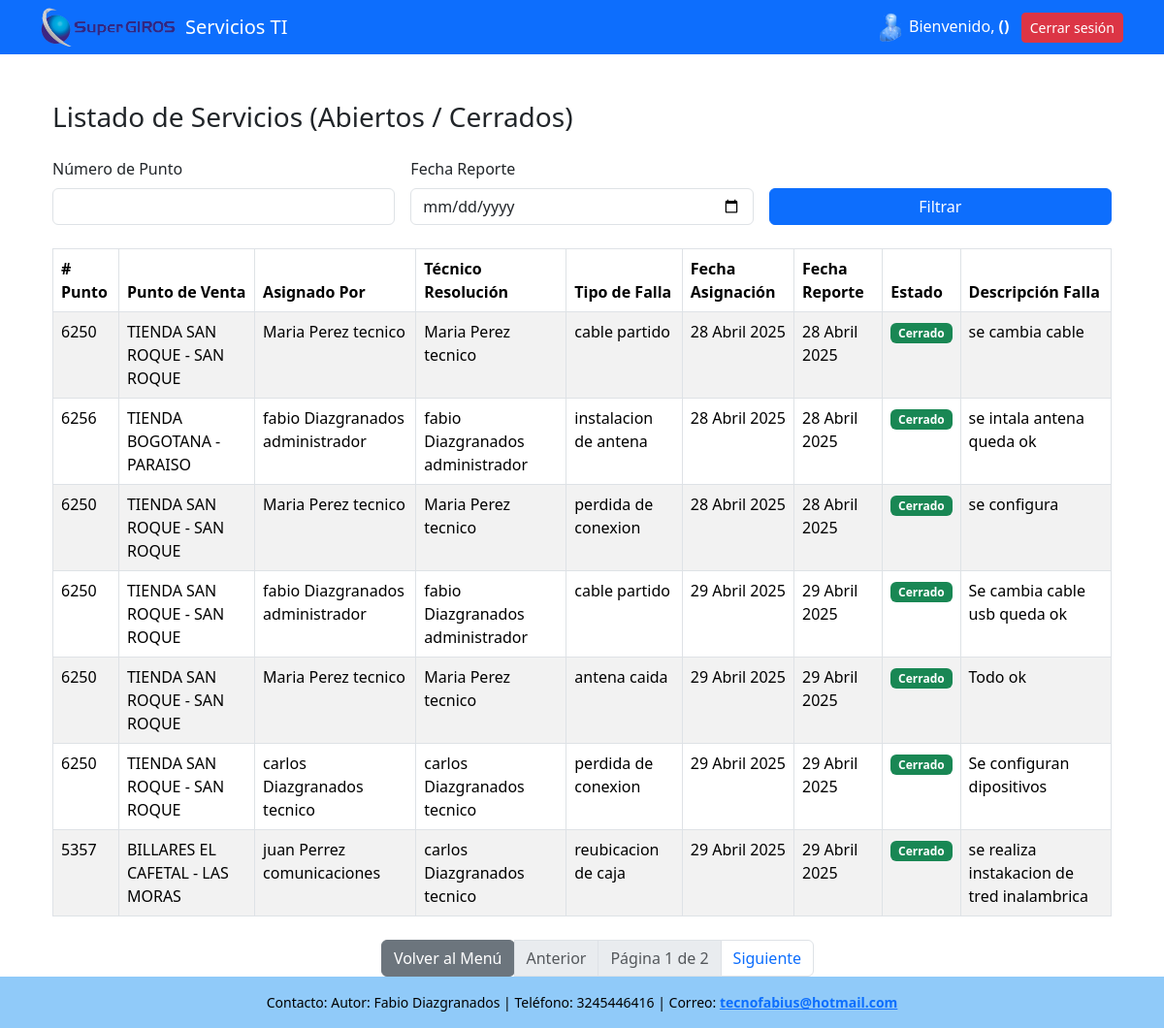
The page /servicios/ (signed in) on the database its author committed.
### servicios_ti/models.py (models this page shows, shortened)
class Usuario(models.Model):
    ROLES = [
        ('administrador', 'Administrador'),
        ('tecnico', 'Técnico'),
        ('comunicaciones', 'Comunicaciones')
    ]
    nombre_usuario= models.CharField(max_length=100)
    apellido = models.CharField(max_length=100)
    rol = models.CharField(max_length=50, choices=ROLES)
    password_usuario = models.CharField(max_length=20)
    email = models.EmailField('correo electrónico', unique=True)
    USERNAME_FIELD = 'nombre_usuario'
    REQUIRED_FIELDS = ['username', 'nombre_completo', 'rol']
    def __str__(self):
        return f"{self.nombre_usuario} {self.apellido} {self.rol}"

class PuntoVenta(models.Model):
    MODALIDAD = [
        ('local', 'Local'),
        ('compumovil', 'Compumovil'),
    ]
    numero_punto = models.PositiveIntegerField(unique=True)
    nombre = models.CharField(max_length=255)
    direccion = models.CharField(max_length=255)
    modalidad = models.CharField(max_length=25, choices=MODALIDAD)
    rango_valor = models.PositiveIntegerField()
    zona = models.ForeignKey(Zona, on_delete=models.CASCADE)  # Relación nueva con Zona

class AsignacionServicio(models.Model):
    ESTADO = [
        ('pendiente', 'Pendiente'),
        ('en_proceso', 'En Proceso'),
        ('finalizado', 'Finalizado'),
    ]
    TIPOFALLA = [
        ('cable partido', 'Cable partido'),
        ('perdida de conexion', 'Pérdida de conexión'),
        ('antena caida', 'Antena caída'),
        ('instalacion de antena', 'Instalación de antena'),
        ('reubicacion de caja', 'Reubicación de caja'),
        ('desmonte dispositivos', 'Desmonte dispositivos'),
        ('inventario', 'Inventario')
    ]
    punto_venta = models.ForeignKey(PuntoVenta, on_delete=models.CASCADE)
    tecnico = models.ForeignKey(
        Usuario,
        on_delete=models.CASCADE,
        limit_choices_to=Q(rol='tecnico') | Q(rol='comunicaciones') | Q(rol='administrador')
    )
    tipo_falla = models.CharField(max_length=255, choices=TIPOFALLA)
    telefono = models.CharField(max_length=15)
    fecha_asignacion = models.DateField()
    estado = models.CharField(max_length=20, choices=ESTADO, default='pendiente')

class ReporteFalla(models.Model):
    asignacion_servicio = models.ForeignKey(AsignacionServicio, on_delete=models.CASCADE)
    descripcion_falla = models.TextField()
    fecha_reporte = models.DateField(auto_now_add=True)
    fecha_resolucion = models.DateField(null=True, blank=True)
    tecnico_resolucion = models.ForeignKey(
        Usuario,
        on_delete=models.CASCADE,
        limit_choices_to=Q(rol='tecnico') | Q(rol='comunicaciones') | Q(rol='administrador')
    )
    estado = models.CharField(max_length=20, choices=[('pendiente', 'Pendiente'), ('resuelto', 'Resuelto')], default='pendiente')

### servicios_ti/views.py (the view)
# urls.py: path('servicios/', views.listar_servicios_estado, name='listar_servicios'),
def listar_servicios_estado(request):
    if 'usuario_id' not in request.session:
        return redirect('login')
    numero_punto = request.GET.get('numero_punto')
    fecha_report = request.GET.get('fecha_report')
    asignaciones = AsignacionServicio.objects.select_related('punto_venta', 'tecnico')
    servicios = []
    for asignacion in asignaciones:
        reporte = ReporteFalla.objects.filter(asignacion_servicio=asignacion).first()
        estado = 'Abierto'
        if reporte and reporte.estado == 'resuelto':
            estado = 'Cerrado'
        item = {
            'numero_punto': asignacion.punto_venta.numero_punto,
            'punto_venta': asignacion.punto_venta.nombre,
            'tecnico_asignado': f"{asignacion.tecnico}",
            'tipo_falla': asignacion.tipo_falla,
            'fecha_asignacion': asignacion.fecha_asignacion,
            'estado': estado,
            'descripcion': reporte.descripcion_falla if reporte else '',
            'tecnico_resolucion': reporte.tecnico_resolucion if reporte else '',
            'fecha_report': reporte.fecha_reporte if reporte else '',
        }
        if numero_punto and str(asignacion.punto_venta.numero_punto) != numero_punto:
            continue
        if fecha_report and (not reporte or str(reporte.fecha_reporte) != fecha_report):
            continue
        servicios.append(item)
    paginator = Paginator(servicios, 7)
    page_number = request.GET.get('page')
    page_obj = paginator.get_page(page_number)
    return render(request, 'listar_servicios.html', {
        'page_obj': page_obj
    })

### servicios_ti/templates/listar_servicios.html (shortened to what this page needs)
{% extends 'base.html' %}
{% block content %}
<div class="container mt-4">
    <h3 class="mb-4">Listado de Servicios (Abiertos / Cerrados)</h3>
    <form method="get" class="row g-3 mb-4">
        <div class="col-md-4">
            <label for="numero_punto" class="form-label">Número de Punto</label>
            <input type="text" name="numero_punto" id="numero_punto" class="form-control"
                   value="{{ request.GET.numero_punto }}">
        </div>
        <div class="col-md-4">
            <label for="fecha_report" class="form-label">Fecha Reporte</label>
            <input type="date" name="fecha_report" id="fecha_report" class="form-control"
                   value="{{ request.GET.fecha_report }}">
        </div>
        <div class="col-md-4 align-self-end">
            <button type="submit" class="btn btn-primary w-100">Filtrar</button>
        </div>
    </form>
    <table class="table table-bordered table-striped">
        <thead>
        <tr>
            <th># Punto</th>
            <th>Punto de Venta</th>
            <th>Asignado Por</th>
            <th>Técnico Resolución</th>
            <th>Tipo de Falla</th>
            <th>Fecha Asignación</th>
            <th>Fecha Reporte</th>
            <th>Estado</th>
            <th>Descripción Falla</th>
        </tr>
        </thead>
        <tbody>
        {% for servicio in page_obj %}
        <tr>
            <td>{{ servicio.numero_punto }}</td>
            <td>{{ servicio.punto_venta }}</td>
            <td>{{ servicio.tecnico_asignado }}</td>
            <td>{{ servicio.tecnico_resolucion }}</td>
            <td>{{ servicio.tipo_falla }}</td>
            <td>{{ servicio.fecha_asignacion }}</td>
            <td>{{ servicio.fecha_report }}</td>
            <td>
                    <span class="badge {% if servicio.estado == 'Cerrado' %}bg-success{% else %}bg-warning{% endif %}">
                        {{ servicio.estado }}
                    </span>
            </td>
            <td>{{ servicio.descripcion }}</td>
        </tr>
        {% empty %}
        <tr>
            <td colspan="9" class="text-center">No hay servicios disponibles.</td>
        </tr>
        {% endfor %}
        </tbody>
    </table>
    <div class="d-flex justify-content-center mt-4">
    <nav>
        <ul class="pagination justify-content-center mb-0">
            <ul>
        <a href="{% url 'menu' %}" class="btn btn-secondary">Volver al Menú</a>
        </ul>
            {% if page_obj.has_previous %}
                <li class="page-item">
                    <a class="page-link" href="?page={{ page_obj.previous_page_number }}{% if request.GET.numero_punto %}&numero_punto={{ request.GET.numero_punto }}{% endif %}{% if request.GET.fecha_report %}&fecha_report={{ request.GET.fecha_report }}{% endif %}">Anterior</a>
                </li>
            {% else %}
                <li class="page-item disabled"><span class="page-link">Anterior</span></li>
            {% endif %}
            <li class="page-item disabled">
                <span class="page-link">Página {{ page_obj.number }} de {{ page_obj.paginator.num_pages }}</span>
            </li>
            {% if page_obj.has_next %}
                <li class="page-item">
                    <a class="page-link" href="?page={{ page_obj.next_page_number }}">Siguiente</a>
                </li>
            {% else %}
                <li class="page-item disabled"><span class="page-link">Siguiente</span></li>
            {% endif %}
        </ul>
    </nav>
</div>
</div>
{% endblock %}

### servicios_ti/templates/base.html (style rules this page uses)
html, body { height: 100%; margin: 0; }

### rows shown on the page
Usuario: numero_punto "6250", punto_venta "TIENDA SAN ROQUE - SAN ROQUE", tecnico_asignado "Maria Perez tecnico", tecnico_resolucion "Maria Perez tecnico", tipo_falla "cable partido", fecha_asignacion "28 Abril 2025", fecha_report "28 Abril 2025", estado "Cerrado", descripcion "se cambia cable", tipo_falla "perdida de conexion", descripcion "se configura", tipo_falla "antena caida", fecha_asignacion "29 Abril 2025", fecha_report "29 Abril 2025", descripcion "Todo ok"
Usuario: numero_punto "6256", punto_venta "TIENDA BOGOTANA - PARAISO", tecnico_asignado "fabio Diazgranados administrador", tecnico_resolucion "fabio Diazgranados administrador", tipo_falla "instalacion de antena", fecha_asignacion "28 Abril 2025", fecha_report "28 Abril 2025", estado "Cerrado", descripcion "se intala antena queda ok", numero_punto "6250", punto_venta "TIENDA SAN ROQUE - SAN ROQUE", tipo_falla "cable partido", fecha_asignacion "29 Abril 2025", fecha_report "29 Abril 2025", descripcion "Se cambia cable usb queda ok"
Usuario: numero_punto "6250", punto_venta "TIENDA SAN ROQUE - SAN ROQUE", tecnico_asignado "carlos Diazgranados tecnico", tecnico_resolucion "carlos Diazgranados tecnico", tipo_falla "perdida de conexion", fecha_asignacion "29 Abril 2025", fecha_report "29 Abril 2025", estado "Cerrado", descripcion "Se configuran dipositivos", numero_punto "5357", punto_venta "BILLARES EL CAFETAL - LAS MORAS", tecnico_asignado "juan Perrez comunicaciones", tipo_falla "reubicacion de caja", descripcion "se realiza instakacion de tred inalambrica"

### other values the page prints
{{ page_obj.number }} "1"
{{ page_obj.paginator.num_pages }} "2"
